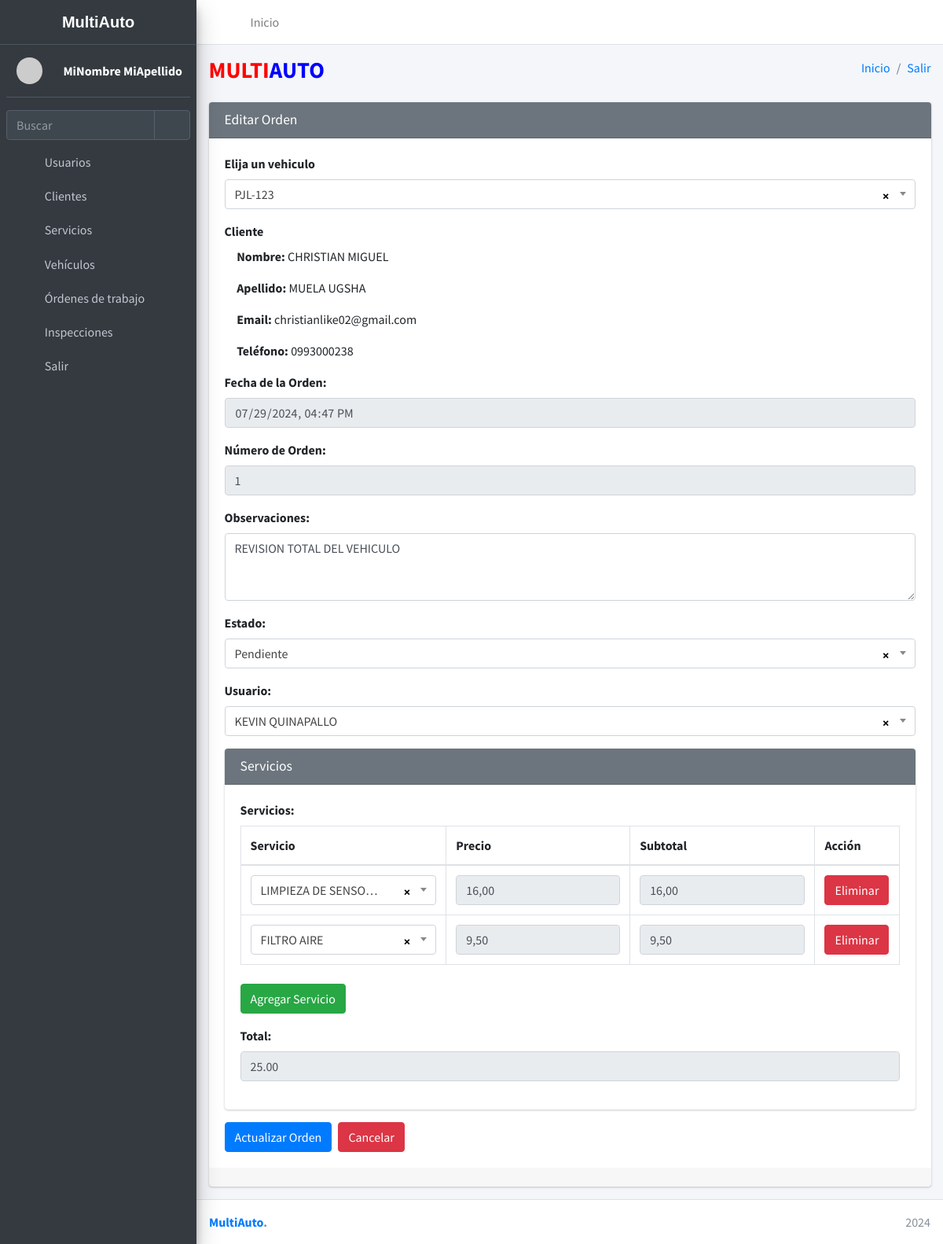
/obtener_orden/1/ (signed in), run on the app's committed database.
### Aplicaciones/Gestion/models.py (models this page shows, shortened)
class Usuario(models.Model):
    id_usr = models.AutoField(primary_key=True)
    username = models.CharField(max_length=150, unique=True)
    nombre = models.CharField(max_length=30)
    apellido = models.CharField(max_length=30)
    telefono = models.CharField(max_length=15, blank=True, null=True)
    email = models.EmailField(unique=True)
    password = models.CharField(max_length=128)
    ADMINISTRADOR = 'ADMINISTRADOR'
    MECANICO = 'MECANICO'
    ROLES = [
        (ADMINISTRADOR, 'Administrador'),
        (MECANICO, 'Mecánico'),
    ]
    rol = models.CharField(max_length=20, choices=ROLES)
    is_active = models.BooleanField(default=True)
    is_deleted = models.BooleanField(default=False)
    deleted_at = models.DateTimeField(null=True, blank=True)

class Orden(models.Model):
    ESTADOS = [
        ('PENDIENTE', 'Pendiente'),
        ('EN_PROGRESO', 'En Progreso'),
        ('ESPERANDO_REPUESTOS', 'Esperando Repuestos'),
        ('COMPLETADA', 'Completada'),
        ('FINALIZADA', 'Finalizada'),
    ]
    id_ord = models.AutoField(primary_key=True)
    fecha_ord = models.DateTimeField()
    fecha_fin_ord = models.DateTimeField(null=True, blank=True)
    numero_ord = models.IntegerField()
    observaciones_ord = models.TextField()
    estado_ord = models.CharField(max_length=20, choices=ESTADOS, default='PENDIENTE')
    usuario_id = models.ForeignKey('Usuario', on_delete=models.PROTECT, related_name='ordenes')
    vehiculo_id = models.ForeignKey('Vehiculo', on_delete=models.PROTECT, related_name='ordenes')
    is_deleted = models.BooleanField(default=False)
    deleted_at = models.DateTimeField(null=True, blank=True)

class Vehiculo(models.Model):
    id_veh = models.AutoField(primary_key=True)
    marca_veh = models.CharField(max_length=255)
    modelo_veh = models.CharField(max_length=255)
    placa_veh = models.CharField(max_length=20, unique=True)
    anio_veh = models.IntegerField()
    color_veh = models.CharField(max_length=255)
    cli_id = models.ForeignKey(Cliente, on_delete=models.PROTECT)
    is_deleted = models.BooleanField(default=False)
    deleted_at = models.DateTimeField(null=True, blank=True)

class Cliente(models.Model):
    id_cli = models.AutoField(primary_key=True)
    nombre_cli = models.CharField(max_length=255)
    apellido_cli = models.CharField(max_length=255)
    ci_cli = models.CharField(max_length=10, unique=True)
    telefono_cli = models.CharField(max_length=20)
    email_cli = models.EmailField(unique=True)
    dir_id = models.ForeignKey(Direccion, on_delete=models.CASCADE)
    is_deleted = models.BooleanField(default=False)
    deleted_at = models.DateTimeField(null=True, blank=True)

class OrdenServicio(models.Model):
    id_ord_ser = models.AutoField(primary_key=True)
    orden_id = models.ForeignKey(Orden, on_delete=models.CASCADE)
    servicio_id = models.ForeignKey(Servicio, on_delete=models.PROTECT)
    subtotal = models.DecimalField(max_digits=10,decimal_places=2)

class Servicio(models.Model):
    id_ser = models.AutoField(primary_key=True)
    nombre_ser = models.CharField(max_length=255, unique=True)
    descripcion_ser = models.TextField()
    precio_ser = models.DecimalField(max_digits=10, decimal_places=2)
    is_deleted = models.BooleanField(default=False)
    deleted_at = models.DateTimeField(null=True, blank=True)

### Aplicaciones/Gestion/decorators.py (the view)
    def wrapper(request, *args, **kwargs):
        if 'id_usr' not in request.session:
            return redirect('login')
        else:
            try:
                request.user = Usuario.objects.get(id_usr=request.session['id_usr'])
                if request.user.rol != Usuario.ADMINISTRADOR:
                    return render(request, 'permission_denied.html')  #
            except Usuario.DoesNotExist:
                return redirect('login')
        return view_func(request, *args, **kwargs)

### Aplicaciones/Gestion/views.py (called while the page is built)
@admin_required
def obtenerOrden(request,id):
    orden = get_object_or_404(Orden, id_ord=id)
    servicios = Servicio.objects.all()
    usuarios = Usuario.objects.all()
    orden_servicios = OrdenServicio.objects.filter(orden_id=orden)
    vehiculos=Vehiculo.objects.all()
    ESTADOS = Orden.ESTADOS
    context = {
        'orden': orden,
        'servicios': servicios,
        'usuarios': usuarios,
        'ESTADOS': ESTADOS,
        'orden_servicios': orden_servicios,
        'vehiculos':vehiculos
    }
    return render(request, 'obtenerOrden.html', context)

### Aplicaciones/Gestion/templates/obtenerOrden.html (shortened to what this page needs)
{% extends "./index.html" %}
{% block body %}
<section class="content">
  <div class="container-fluid">
    <div class="row justify-content-center">
      <div class="col-lg-12 col-md-12">
        <div class="card">
          <div class="card-header bg-secondary text-white">
            <h3 class="card-title">Editar Orden</h3>
          </div>
          <div class="card-body">
            <form id="ordenForm" method="post" action="/editar_orden/">
              <div class="form-group">
                <label for="vehiculoSelect" class="form-label">Elija un vehiculo</label>
              </div>
                                     <div class="form-group">
  <label for="cliente" class="form-label">Cliente</label>
  <p><b><i class="fas fa-user"></i> Nombre:</b> <span id="clienteNombre">{{ orden.vehiculo_id.cli_id.nombre_cli }}</span></p>
  <p><b><i class="fas fa-user-tag"></i> Apellido:</b> <span id="clienteApellido">{{ orden.vehiculo_id.cli_id.apellido_cli }}</span></p>
  <p><b><i class="fas fa-envelope"></i> Email:</b> <span id="clienteEmail">{{ orden.vehiculo_id.cli_id.email_cli }}</span></p>
  <p><b><i class="fas fa-phone"></i> Teléfono:</b> <span id="clienteTelefono">{{ orden.vehiculo_id.cli_id.telefono_cli }}</span></p>
</div>
              <div class="form-group">
                <label for="fecha_ord" class="form-label">Fecha de la Orden:</label>
                <input type="datetime-local" class="form-control" id="fecha_ord" name="fecha_ord" value="{{ orden.fecha_ord|date:"Y-m-d\TH:i" }}" readonly />
              </div>
              <div class="form-group">
                <label for="numero_ord" class="form-label">Número de Orden:</label>
                <input type="number" class="form-control" id="numero_ord" name="numero_ord" value="{{ orden.numero_ord }}" readonly />
              </div>
              <div class="form-group">
                <label for="observaciones_ord" class="form-label">Observaciones:</label>
                <textarea class="form-control" id="observaciones_ord" name="observaciones_ord" rows="3" minlength="10" maxlength="100">{{ orden.observaciones_ord }}</textarea>
              </div>
              <div class="form-group">
                <label for="estado_ord" class="form-label">Estado:</label>
              </div>
              <div class="form-group">
                <label for="usuario_id" class="form-label">Usuario:</label>
              </div>
              <div class="card card-secondary mb-3">
                <div class="card-header bg-secondary text-white">
                  <h4 class="card-title">Servicios</h4>
                </div>
                <div class="card-body">
                  <div class="form-group">
                    <label for="servicios" class="form-label">Servicios:</label>
                    <div class="table-responsive">
                      <table class="table table-bordered">
                      <thead>
                        <tr>
                          <th>Servicio</th>
                          <th>Precio</th>
                          <th>Subtotal</th>
                          <th>Acción</th>
                        </tr>
                      </thead>
                      <tbody id="serviciosTableBody">
                        {% for orden_servicio in orden_servicios %}
                        <tr>
                          <td>
                          </td>
                          <td>
                            <input type="text" class="form-control precio" value="{{ orden_servicio.servicio_id.precio_ser }}" readonly />
                          </td>
                          <td>
                            <input type="text" class="form-control subtotal" name="subtotal[]" value="{{ orden_servicio.subtotal }}" readonly />
                          </td>
                          <td>
                            <button type="button" class="btn btn-danger" onclick="removeRow(this)">Eliminar</button>
                          </td>
                        </tr>
                        {% endfor %}
                      </tbody>
                    </table>
                    </div>
                    <button type="button" class="btn btn-success mt-2" onclick="addRow()">Agregar Servicio</button>
                  </div>
                  <div class="form-group">
                    <label for="total" class="form-label">Total:</label>
                    <input type="text" class="form-control" id="total" name="total" readonly />
                  </div>
                </div>
              </div>
              <div class="d-flex justify-content-start mt-3">
                <button type="button" onclick="actualizar()" class="btn btn-primary">Actualizar Orden</button>
                <a href="{% url 'listarOrdenes' %}" class="btn btn-danger ml-2">Cancelar</a>
              </div>
            </form>
          </div>
          <div class="card-footer"></div>
        </div>
      </div>
    </div>
  </div>
</section>
{% endblock %}

### Aplicaciones/Gestion/templates/index.html (shortened to what this page needs)
{% load static %}
<!DOCTYPE html>
<html lang="en">
  <head>
    <link
      rel="stylesheet"
      href="{% static 'lib/adminlte/plugins/fontawesome-free/css/all.min.css' %}"
    />
    <link
      rel="stylesheet"
      href="{% static 'lib/adminlte/dist/css/adminlte.min.css' %}"
    />
    <link
      rel="stylesheet"
      href="{% static 'lib/adminlte/plugins/datatables-bs4/css/dataTables.bootstrap4.min.css' %}"
    />
    <link
      rel="stylesheet"
      href="{% static 'lib/adminlte/plugins/datatables-responsive/css/responsive.bootstrap4.min.css' %}"
    />
    <link
      rel="stylesheet"
      href="{% static 'lib/adminlte/plugins/datatables-buttons/css/buttons.bootstrap4.min.css' %}"
    />
    <link href="https://cdnjs.cloudflare.com/ajax/libs/select2/4.0.13/css/select2.min.css" rel="stylesheet" />
    <link href="https://cdnjs.cloudflare.com/ajax/libs/select2-bootstrap4-theme/1.5.2/select2-bootstrap4.min.css" rel="stylesheet" />
    <link
      rel="stylesheet"
      href="https://cdnjs.cloudflare.com/ajax/libs/izitoast/1.4.0/css/iziToast.css"
    />
    <link
      rel="stylesheet"
      href="{% static 'lib/adminlte/css/adminlte.min.css' %}"
    />
  </head>
  <body class="hold-transition sidebar-mini layout-footer-fixed">
    <div class="wrapper">
      <nav class="main-header navbar navbar-expand navbar-white navbar-light">
        <ul class="navbar-nav">
          <li class="nav-item">
            <a class="nav-link" data-widget="pushmenu" href="#" role="button"
              ><i class="fas fa-bars"></i
            ></a>
          </li>
          <li class="nav-item d-none d-sm-inline-block">
            <a href="{% url 'home' %}" class="nav-link">Inicio</a>
          </li>
        </ul>
        <ul class="navbar-nav ml-auto">
          <li class="nav-item">
            <a class="nav-link" data-widget="fullscreen" href="#" role="button">
              <i class="fas fa-expand-arrows-alt"></i>
            </a>
          </li>
        </ul>
      </nav>
      <aside class="main-sidebar sidebar-dark-primary elevation-4">
        <a href="{% url 'home' %}" class="brand-link text-center font-size-5 custom-font">
          <b class="">MultiAuto</b>
        </a>
        <div class="sidebar">
          <div class="user-panel mt-3 pb-3 mb-3 d-flex">
    <div class="image">
        <img src="https://ui-avatars.com/api/?name={{ request.user.nombre }}+{{ request.user.apellido }}&background=random&color=fff&size=50" alt="" class="img-size-50 img-circle mr-3">
    </div>
    <div class="info">
        <b class="text-white">{{ request.user.nombre }} {{ request.user.apellido }}</b>
    </div>
</div>
          <div class="form-inline">
            <div class="input-group" data-widget="sidebar-search">
              <input
                class="form-control form-control-sidebar"
                type="search"
                placeholder="Buscar"
                aria-label="Search"
              />
              <div class="input-group-append">
                <button class="btn btn-sidebar">
                  <i class="fas fa-search fa-fw"></i>
                </button>
              </div>
            </div>
          </div>
          <nav class="mt-2">
  <ul
    class="nav nav-pills nav-sidebar flex-column"
    data-widget="treeview"
    role="menu"
    data-accordion="false"
  >
    <li class="nav-item">
      <a href="" class="nav-link">
        <i class="nav-icon fas fa-user-alt"></i>
        <p>
          Usuarios
          <i class="right fas fa-angle-left"></i>
        </p>
      </a>
    </li>
    <li class="nav-item">
      <a href="" class="nav-link">
        <i class="nav-icon fas fa-users"></i>
        <p>
          Clientes
          <i class="right fas fa-angle-left"></i>
        </p>
      </a>
    </li>
    <li class="nav-item">
      <a href="" class="nav-link">
        <i class="nav-icon fas fa-book"></i>
        <p>
          Servicios
          <i class="right fas fa-angle-left"></i>
        </p>
      </a>
    </li>
    <li class="nav-item">
      <a href="" class="nav-link">
        <i class="nav-icon fas fa-car"></i>
        <p>
          Vehículos
          <i class="right fas fa-angle-left"></i>
        </p>
      </a>
    </li>
    <li class="nav-item">
      <a href="" class="nav-link">
        <i class="nav-icon fas fa-list-alt"></i>
        <p>
          Órdenes de trabajo
          <i class="right fas fa-angle-left"></i>
        </p>
      </a>
    </li>
    <li class="nav-item">
      <a href="" class="nav-link">
        <i class="nav-icon fas fa-check"></i>
        <p>
          Inspecciones
          <i class="right fas fa-angle-left"></i>
        </p>
      </a>
    </li>
    <li class="nav-item">
      <a href="{% url 'logout' %}" class="nav-link">
        <i class="nav-icon fas fa-sign-out-alt"></i>
        <p>Salir</p>
      </a>
    </li>
  </ul>
</nav>
        </div>
      </aside>
      <div class="content-wrapper">
        <section class="content-header">
          <div class="container-fluid">
            <div class="row mb-2">
              <div class="col-sm-6">
                <h1> <strong><span style="color: red;">MULTI</span></strong><strong><span style="color: blue;">AUTO</span></strong></h1>
              </div>
              <div class="col-sm-6">
                <ol class="breadcrumb float-sm-right">
                  <li class="breadcrumb-item"><a href="{%  url 'home' %}">Inicio</a></li>
                  <li class="breadcrumb-item"><a href="{% url 'logout' %}">Salir</a></li>
                </ol>
              </div>
            </div>
          </div>
        </section>
        {% block body %}{% endblock %}
      </div>
      <footer class="main-footer">
        <div class="float-right d-none d-sm-block"><b></b> 2024</div>
        <strong
          >
          <a href="">MultiAuto</a>.</strong
        >
      </footer>
    </div>
  </body>
</html>

### Aplicaciones/Gestion/templates/index.html (style rules this page uses)
.custom-font { font-family: 'Merriweather', sans-serif; }

### data on the page
Usuario: user.nombre "MiNombre", user.apellido "MiApellido"
Orden: vehiculo_id.cli_id.nombre_cli "CHRISTIAN MIGUEL", vehiculo_id.cli_id.apellido_cli "MUELA UGSHA", vehiculo_id.cli_id.email_cli "christianlike02@gmail.com", vehiculo_id.cli_id.telefono_cli "0993000238", fecha_ord "07/29/2024 16:47", numero_ord "1", observaciones_ord "REVISION TOTAL DEL VEHICULO"
OrdenServicio: servicio_id.precio_ser "16,00", subtotal "16,00"
OrdenServicio: servicio_id.precio_ser "9,50", subtotal "9,50"
